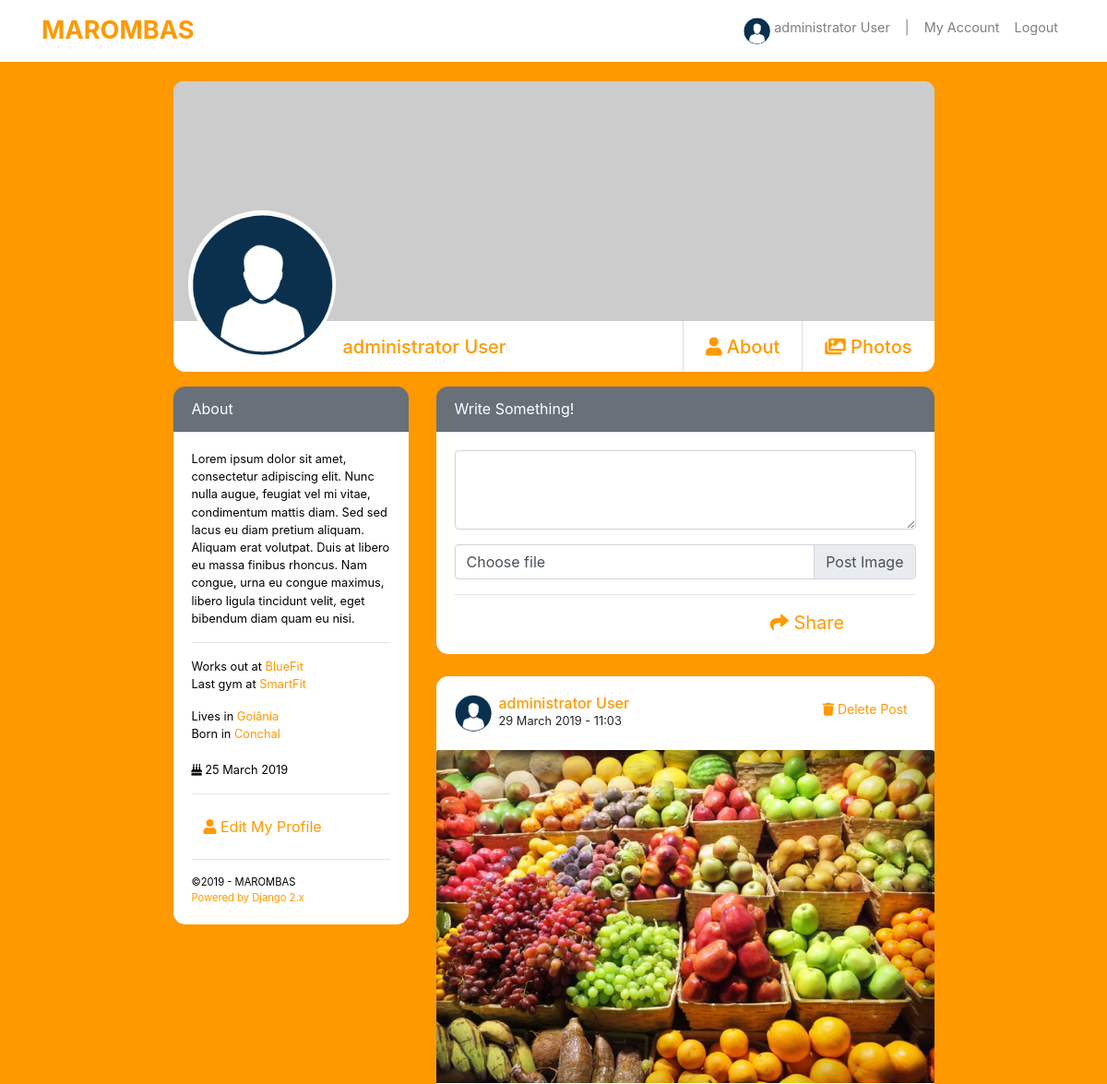
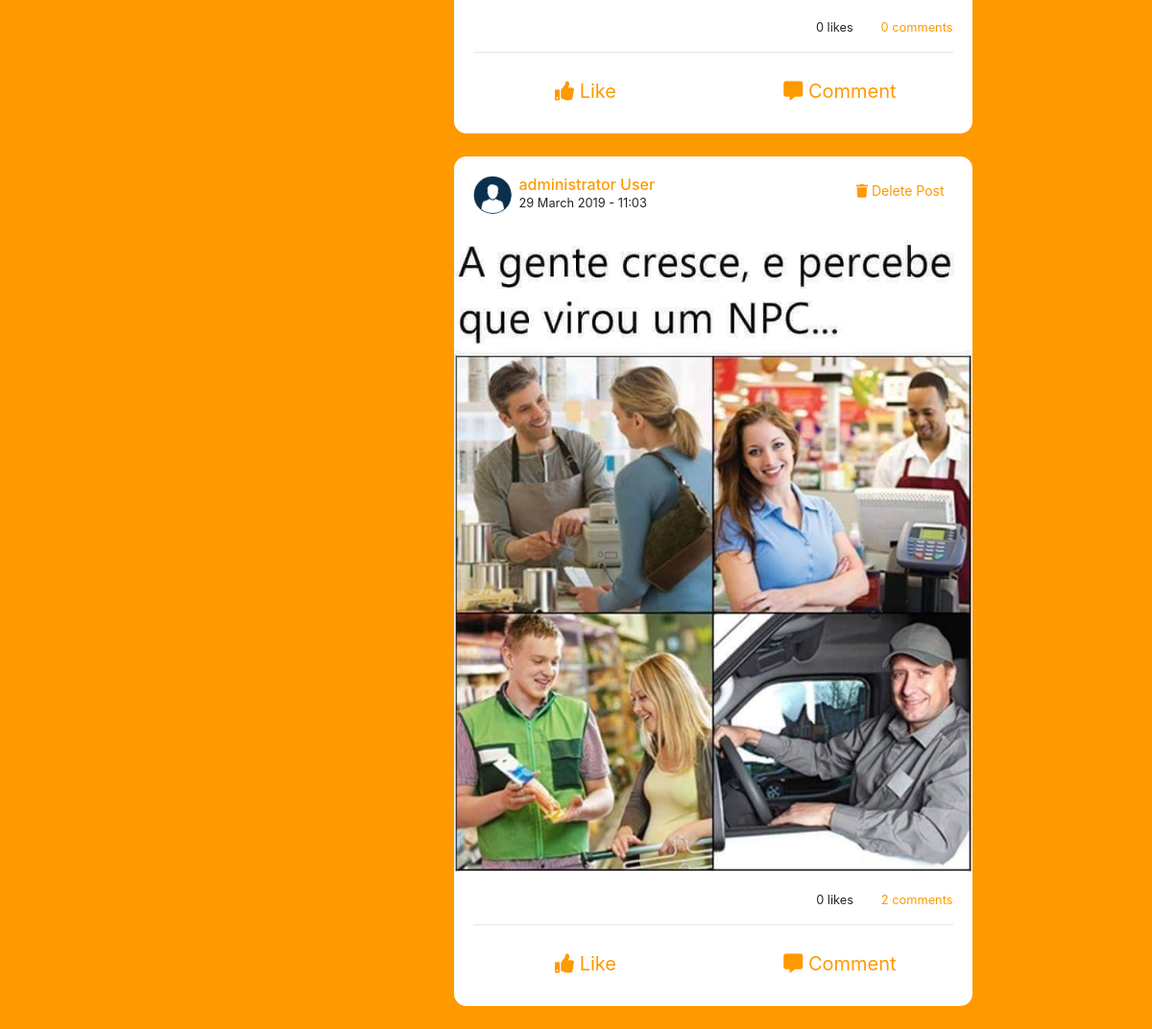
The page /profile/1/ (signed in) on the database as committed earlier (2 pictures, top to bottom).
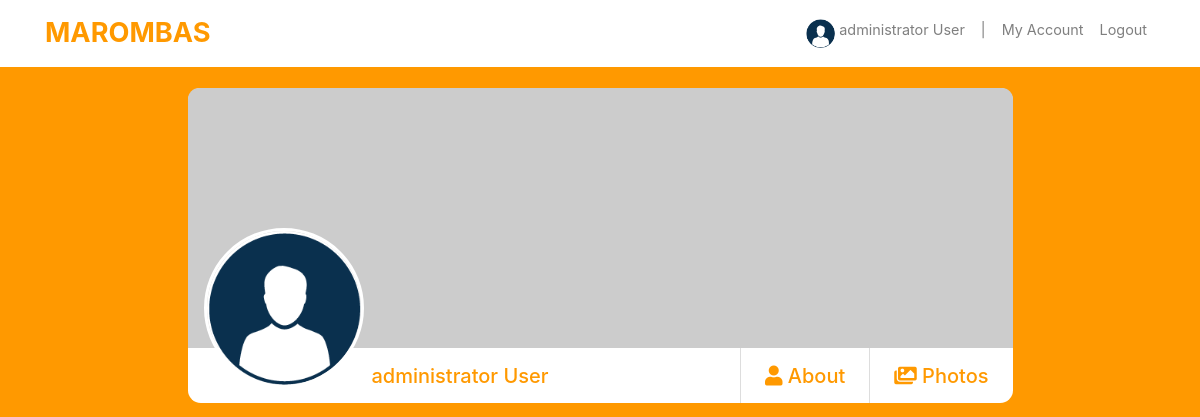
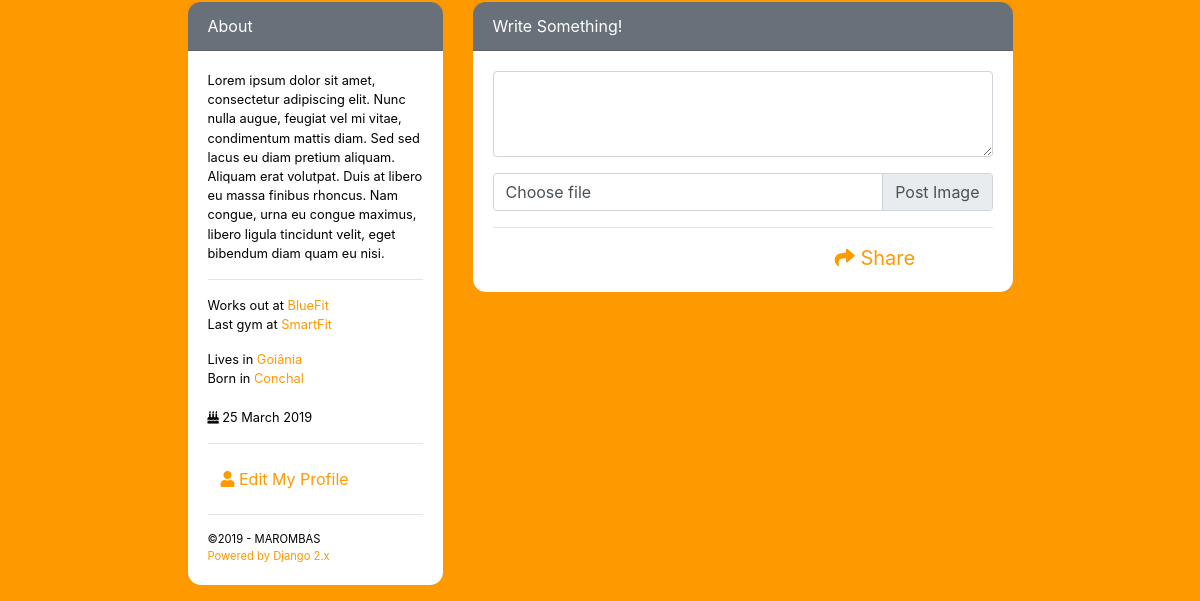
The same page on the database as committed later (2 pictures, top to bottom).
### posts/models.py (models this page shows, shortened)
class Post(models.Model):
    author  = models.ForeignKey(User, on_delete=models.CASCADE)
    created = models.DateTimeField('Created', auto_now_add=True)
    updated = models.DateTimeField('Updated', auto_now=True)
    text    = models.TextField('Text', blank=True)
    image   = models.ImageField('Image', upload_to='img_post', null=True, blank=True)
    likes   = models.ManyToManyField(User, related_name='likes', blank=True)

### accounts/models.py (models this page shows)
class User(AbstractBaseUser, PermissionsMixin):
    first_name = models.CharField('First Name', max_length=50)
    last_name = models.CharField('Last Name', max_length=50)
    username = models.CharField('Username', max_length=60, unique=True)
    email = models.EmailField('E-mail', unique=True)
    birth_date = models.DateField('Birth Date', auto_now=False, null=True)
    description = models.TextField('Description', null=True, blank=True)
    description_card = models.TextField('Brief Description', null=True, blank=True)
    Prof_pic = models.ImageField('Profile Picture', upload_to='user_prof_pic', null=True, blank=True)
    album_photos = models.ImageField('Album photos', upload_to='album_photos', null=True, blank=True)
    cover_image = models.ImageField('Cover Image', upload_to='cover_pics', null=True, blank=True)
    date_joined = models.DateTimeField('Date joined', auto_now_add=True)
    works_out = models.CharField('Works out at', max_length=60)
    last_gym = models.CharField('Last Gym', max_length=60, default='last gym')
    city = models.CharField('Lives in', max_length=60)
    hometown = models.CharField('Hometown', max_length=60)
    is_active = models.BooleanField(default=True)
    is_admin = models.BooleanField(default=False)
    is_staff = models.BooleanField(default=False)
    USERNAME_FIELD = 'email'
    REQUIRED_FIELDS = ['username',]
    object = UserManager()
    class Meta:
        verbose_name = 'User'
        verbose_name_plural = 'Users'
    def __str__(self):
        return f"{self.first_name} {self.last_name}" or self.username

### accounts/views.py (the view)
# urls.py: path('<int:pk>/', views.profile_page, name='profile'),
@login_required
def profile_page(request, pk):
    one_user = get_object_or_404(User, pk=pk)
    post = Post.objects.filter(author=one_user).order_by('-created')
    if request.method == 'POST':
        form_post = PostForm(request.POST or None, request.FILES or None)
        if form_post.is_valid():
            form = form_post.save(commit=False)
            form.author = request.user
            form.save()
            return redirect('accounts:profile', pk)
    else:
        form_post = PostForm()
    context = {
        'one_user': one_user,
        'post': post,
        'form_post': form_post,
    }
    return render(request, 'accounts/profile.html', context)

### posts/forms.py
class PostForm(forms.ModelForm):
    text = forms.CharField(required=False, widget=forms.Textarea(
        attrs = {
            'class': 'form-control form-edit mb-3',
            'cols': 30,
            'rows': 3,
        }
    ))
    image = forms.ImageField(widget=forms.FileInput(
        attrs = {
            'class': 'custom-file-input',
            'id': 'inputGroupFile04',
            'aria-describedby': 'inputGroupFileAddon04',
        }
    ))
    class Meta:
        model = Post
        fields = ['text', 'image']

### accounts/context_processors.py (called while the page is built)
def user_list(request):
    latest_users = User.object.order_by('-date_joined')[:6]
    return {'user_list': latest_users}

### accounts/templates/accounts/profile.html (shortened to what the changed rows need)
{% extends "base_profile.html" %}
{% load static %}
{% block content %}
    <div class="row d-flex justify-content-center">
        <div class="col-md-6">
            <div class="row">
                <div class="col-md-12">
                    {% if user.pk == one_user.pk %}
                        <br>
                    {% endif %}
                    {% if post %}
                        {% for posts in post %}
                            <div class="card">
                                <div class="card-body">
                                    {% if posts.author.Prof_pic %}
                                        <img src="{{ posts.author.Prof_pic.url }}" class="prof_pic_ind float-left mr-2">
                                    {% else %}
                                        <img src="{% static 'img/download.png' %}" class="prof_pic_ind float-left mr-2">
                                    {% endif %}
                                    {% if user.pk == posts.author.pk %}
                                        <a href="{% url 'accounts:delete_post_prof' posts.pk %}" class="btn btn-sm btn-color float-right"><i class="fas fa-trash"></i> Delete Post</a>
                                    {% endif %}
                                    <a href="{% url 'accounts:profile' posts.author.pk %}" class="link-color"><h6 class="card-title mar-card-title">{{ posts.author }}</h6></a>
                                    <p class="card-text">{{ posts.created|date:"d F Y - H:m" }}</p>
                                </div>
                                {% if posts.image %}
                                    <a href="{% url 'posts:post_page' posts.pk %}"><img src="{{ posts.image.url }}" class="card-img-top" alt=""></a>
                                {% endif %}
                                <div class="card-body">
                                    <p class="card-text text-right">
                                        {{ posts.likes.count }} like{{ posts.likes.count|pluralize }} &nbsp;&nbsp;&nbsp;&nbsp;&nbsp;&nbsp;
                                        <a href="{% url 'posts:post_page' posts.pk %}" class="link-color">
                                            {{ posts.comment_set.count }} comment{{ posts.comment_set.count|pluralize }}
                                        </a>
                                    </p>
                                    <hr>
                                    <div class="row">
                                        <div class="col-md-6 d-flex justify-content-center">
                                            <form action="{% url 'posts:like_post' %}" method="POST">
                                                <button type="submit" onclick="reloadLike()" id="refreshed" class="btn btn-lg btn-color" value="{{ posts.pk }}" name="post_id"><i class="fas fa-thumbs-up"></i> Like</button>
                                            </form>
                                        </div>
                                        <div class="col-md-6 d-flex justify-content-center">
                                            <a href="{% url 'posts:post_page' posts.pk %}" class="btn btn-lg btn-color"><i class="fas fa-comment-alt"></i> Comment</a>
                                        </div>
                                    </div>
                                </div>
                            </div>
                            <br>
                        {% endfor %}
                    {% endif %}
                </div>
            </div>
        </div>
    </div>
{% endblock %}

Rows that differ between the two databases and show on the page:
removed Post: shows "Delete Post", author "administrator User", created "29 March 2019 - 11:03", image (picture), likes.count "0", comment_set.count "0"
removed Post: shows "Delete Post", author "administrator User", created "29 March 2019 - 11:03", image (picture), likes.count "0", comment_set.count "2"
